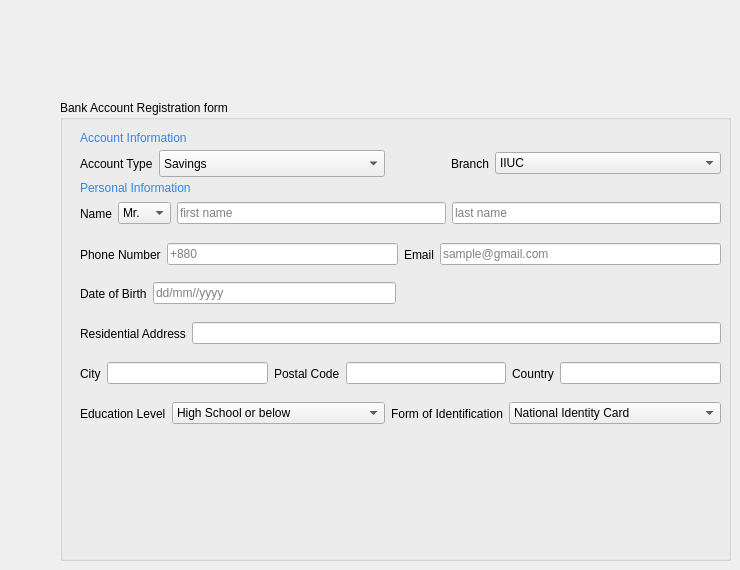
    <widget class="QWidget" name="sign_up_page">
     <widget class="QGroupBox" name="groupBox">
      <property name="geometry">
       <rect>
        <x>60</x>
        <y>100</y>
        <width>671</width>
        <height>461</height>
       </rect>
      </property>
      <property name="title">
       <string>Bank Account Registration form</string>
      </property>
      <widget class="QLabel" name="label_3">
       <property name="geometry">
        <rect>
         <x>20</x>
         <y>30</y>
         <width>151</width>
         <height>17</height>
        </rect>
       </property>
       <property name="text">
        <string>&lt;html&gt;&lt;head/&gt;&lt;body&gt;&lt;p&gt;&lt;span style=&quot; color:#3584e4;&quot;&gt;Account Information&lt;/span&gt;&lt;/p&gt;&lt;/body&gt;&lt;/html&gt;</string>
       </property>
      </widget>
      <widget class="QLabel" name="label_4">
       <property name="geometry">
        <rect>
         <x>20</x>
         <y>80</y>
         <width>151</width>
         <height>17</height>
        </rect>
       </property>
       <property name="text">
        <string>&lt;html&gt;&lt;head/&gt;&lt;body&gt;&lt;p&gt;&lt;span style=&quot; color:#3584e4;&quot;&gt;Personal Information&lt;/span&gt;&lt;/p&gt;&lt;/body&gt;&lt;/html&gt;</string>
       </property>
      </widget>
      <widget class="QWidget" name="layoutWidget_5">
       <property name="geometry">
        <rect>
         <x>20</x>
         <y>180</y>
         <width>316</width>
         <height>27</height>
        </rect>
       </property>
       <layout class="QHBoxLayout" name="horizontalLayout_46">
        <item>
         <widget class="QLabel" name="label_9">
          <property name="text">
           <string>Date of Birth</string>
          </property>
         </widget>
        </item>
        <item>
         <widget class="QLineEdit" name="lineEdit_6">
          <property name="placeholderText">
           <string>dd/mm//yyyy</string>
          </property>
         </widget>
        </item>
       </layout>
      </widget>
      <widget class="QWidget" name="">
       <property name="geometry">
        <rect>
         <x>20</x>
         <y>50</y>
         <width>641</width>
         <height>27</height>
        </rect>
       </property>
       <layout class="QHBoxLayout" name="horizontalLayout_40">
        <item>
         <widget class="QLabel" name="label">
          <property name="sizePolicy">
           <sizepolicy hsizetype="Minimum" vsizetype="Preferred">
            <horstretch>0</horstretch>
            <verstretch>0</verstretch>
           </sizepolicy>
          </property>
          <property name="text">
           <string>Account Type</string>
          </property>
         </widget>
        </item>
        <item>
         <widget class="QComboBox" name="comboBox">
          <property name="sizePolicy">
           <sizepolicy hsizetype="MinimumExpanding" vsizetype="Preferred">
            <horstretch>0</horstretch>
            <verstretch>0</verstretch>
           </sizepolicy>
          </property>
          <item>
           <property name="text">
            <string>Savings</string>
           </property>
          </item>
          <item>
           <property name="text">
            <string>Current</string>
           </property>
          </item>
         </widget>
        </item>
        <item>
         <spacer name="horizontalSpacer_5">
          <property name="orientation">
           <enum>Qt::Horizontal</enum>
          </property>
          <property name="sizeType">
           <enum>QSizePolicy::Minimum</enum>
          </property>
          <property name="sizeHint" stdset="0">
           <size>
            <width>60</width>
            <height>20</height>
           </size>
          </property>
         </spacer>
        </item>
        <item>
         <widget class="QLabel" name="label_2">
          <property name="sizePolicy">
           <sizepolicy hsizetype="Minimum" vsizetype="Preferred">
            <horstretch>0</horstretch>
            <verstretch>0</verstretch>
           </sizepolicy>
          </property>
          <property name="text">
           <string>Branch</string>
          </property>
         </widget>
        </item>
        <item>
         <widget class="QComboBox" name="comboBox_2">
          <property name="sizePolicy">
           <sizepolicy hsizetype="MinimumExpanding" vsizetype="Fixed">
            <horstretch>0</horstretch>
            <verstretch>0</verstretch>
           </sizepolicy>
          </property>
          <item>
           <property name="text">
            <string>IIUC</string>
           </property>
          </item>
          <item>
           <property name="text">
            <string>BOD</string>
           </property>
          </item>
         </widget>
        </item>
       </layout>
      </widget>
      <widget class="QWidget" name="">
       <property name="geometry">
        <rect>
         <x>20</x>
         <y>100</y>
         <width>641</width>
         <height>27</height>
        </rect>
       </property>
       <layout class="QHBoxLayout" name="horizontalLayout_41">
        <item>
         <widget class="QLabel" name="label_5">
          <property name="sizePolicy">
           <sizepolicy hsizetype="Minimum" vsizetype="Preferred">
            <horstretch>0</horstretch>
            <verstretch>0</verstretch>
           </sizepolicy>
          </property>
          <property name="text">
           <string>Name</string>
          </property>
         </widget>
        </item>
        <item>
         <widget class="QComboBox" name="comboBox_3">
          <property name="sizePolicy">
           <sizepolicy hsizetype="Fixed" vsizetype="Fixed">
            <horstretch>0</horstretch>
            <verstretch>0</verstretch>
           </sizepolicy>
          </property>
          <item>
           <property name="text">
            <string>Mr.</string>
           </property>
          </item>
          <item>
           <property name="text">
            <string>Mrs.</string>
           </property>
          </item>
          <item>
           <property name="text">
            <string>Ms.</string>
           </property>
          </item>
         </widget>
        </item>
        <item>
         <widget class="QLineEdit" name="lineEdit">
          <property name="placeholderText">
           <string>first name</string>
          </property>
         </widget>
        </item>
        <item>
         <widget class="QLineEdit" name="lineEdit_2">
          <property name="placeholderText">
           <string>last name</string>
          </property>
         </widget>
        </item>
       </layout>
      </widget>
      <widget class="QWidget" name="">
       <property name="geometry">
        <rect>
         <x>20</x>
         <y>140</y>
         <width>641</width>
         <height>29</height>
        </rect>
       </property>
       <layout class="QHBoxLayout" name="horizontalLayout_44">
        <item>
         <layout class="QHBoxLayout" name="horizontalLayout_42">
          <item>
           <widget class="QLabel" name="label_6">
            <property name="text">
             <string>Phone Number</string>
            </property>
           </widget>
          </item>
          <item>
           <widget class="QLineEdit" name="lineEdit_3">
            <property name="placeholderText">
             <string>+880</string>
            </property>
           </widget>
          </item>
         </layout>
        </item>
        <item>
         <layout class="QHBoxLayout" name="horizontalLayout_43">
          <item>
           <widget class="QLabel" name="label_7">
            <property name="text">
             <string>Email</string>
            </property>
           </widget>
          </item>
          <item>
           <widget class="QLineEdit" name="lineEdit_4">
            <property name="placeholderText">
             <string>sample@gmail.com</string>
            </property>
           </widget>
          </item>
         </layout>
        </item>
       </layout>
      </widget>
      <widget class="QWidget" name="">
       <property name="geometry">
        <rect>
         <x>20</x>
         <y>220</y>
         <width>641</width>
         <height>27</height>
        </rect>
       </property>
       <layout class="QHBoxLayout" name="horizontalLayout_45">
        <item>
         <widget class="QLabel" name="label_8">
          <property name="text">
           <string>Residential Address</string>
          </property>
         </widget>
        </item>
        <item>
         <widget class="QLineEdit" name="lineEdit_5">
          <property name="placeholderText">
           <string/>
          </property>
         </widget>
        </item>
       </layout>
      </widget>
      <widget class="QWidget" name="">
       <property name="geometry">
        <rect>
         <x>20</x>
         <y>260</y>
         <width>641</width>
         <height>27</height>
        </rect>
       </property>
       <layout class="QHBoxLayout" name="horizontalLayout_47">
        <item>
         <widget class="QLabel" name="label_10">
          <property name="text">
           <string>City</string>
          </property>
         </widget>
        </item>
        <item>
         <widget class="QLineEdit" name="lineEdit_7">
          <property name="placeholderText">
           <string/>
          </property>
         </widget>
        </item>
        <item>
         <widget class="QLabel" name="label_11">
          <property name="text">
           <string>Postal Code</string>
          </property>
         </widget>
        </item>
        <item>
         <widget class="QLineEdit" name="lineEdit_9">
          <property name="placeholderText">
           <string/>
          </property>
         </widget>
        </item>
        <item>
         <widget class="QLabel" name="label_12">
          <property name="text">
           <string>Country</string>
          </property>
         </widget>
        </item>
        <item>
         <widget class="QLineEdit" name="lineEdit_8">
          <property name="placeholderText">
           <string/>
          </property>
         </widget>
        </item>
       </layout>
      </widget>
      <widget class="QWidget" name="">
       <property name="geometry">
        <rect>
         <x>20</x>
         <y>300</y>
         <width>641</width>
         <height>27</height>
        </rect>
       </property>
       <layout class="QHBoxLayout" name="horizontalLayout_48">
        <item>
         <widget class="QLabel" name="label_13">
          <property name="sizePolicy">
           <sizepolicy hsizetype="Maximum" vsizetype="Preferred">
            <horstretch>0</horstretch>
            <verstretch>0</verstretch>
           </sizepolicy>
          </property>
          <property name="text">
           <string>Education Level</string>
          </property>
         </widget>
        </item>
        <item>
         <widget class="QComboBox" name="comboBox_4">
          <item>
           <property name="text">
            <string>High School or below</string>
           </property>
          </item>
          <item>
           <property name="text">
            <string>Undergraduate</string>
           </property>
          </item>
          <item>
           <property name="text">
            <string>Masters Degree</string>
           </property>
          </item>
          <item>
           <property name="text">
            <string>PhD</string>
           </property>
          </item>
         </widget>
        </item>
        <item>
         <widget class="QLabel" name="label_14">
          <property name="sizePolicy">
           <sizepolicy hsizetype="Maximum" vsizetype="Preferred">
            <horstretch>0</horstretch>
            <verstretch>0</verstretch>
           </sizepolicy>
          </property>
          <property name="text">
           <string>Form of Identification</string>
          </property>
         </widget>
        </item>
        <item>
         <widget class="QComboBox" name="comboBox_5">
          <item>
           <property name="text">
            <string>National Identity Card</string>
           </property>
          </item>
          <item>
           <property name="text">
            <string>Internation Passport</string>
           </property>
          </item>
          <item>
           <property name="text">
            <string>Driving License</string>
           </property>
          </item>
          <item>
           <property name="text">
            <string>Student ID</string>
           </property>
          </item>
         </widget>
        </item>
       </layout>
      </widget>
     </widget>
    </widget>
